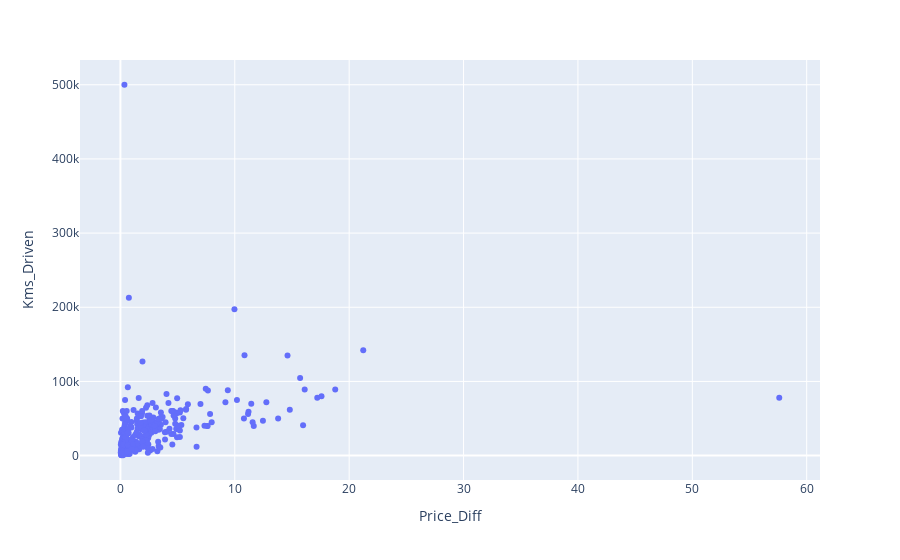

Source (notebook cell):
### Code cell
px.scatter(x='Price_Diff',y='Kms_Driven',data_frame=df)

### Figure 1 — Plotly figure (JSON) as saved in the notebook; plotly's stock layout.template omitted (floating-point values rounded to 4 significant figures; data arrays with more than 128 entries replaced by an {"elided": "..."} marker saying what was removed)
{"data": [{"hovertemplate": "Price_Diff=%{x}<br>Kms_Driven=%{y}<extra></extra>", "legendgroup": "", "marker": {"color": "#636efa", "symbol": "circle"}, "mode": "markers", "name": "", "orientation": "v", "showlegend": false, "type": "scatter", "x": {"elided": "301 float values"}, "xaxis": "x", "y": {"elided": "301 int values"}, "yaxis": "y"}], "layout": {"legend": {"tracegroupgap": 0}, "margin": {"t": 60}, "xaxis": {"anchor": "y", "domain": [0, 1], "title": {"text": "Price_Diff"}}, "yaxis": {"anchor": "x", "domain": [0, 1], "title": {"text": "Kms_Driven"}}}}
